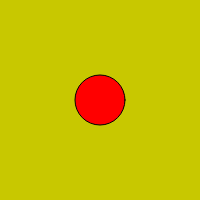
Frame 1 (no input)
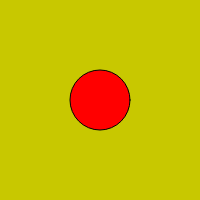
Frame 60 (no input)
Frame 120 (the mouse pressed at the canvas centre since frame 60): identical to frame 1, image omitted

The p5.js sketch that drew these frames (run headless with seeded random() and noise() and a simulated clock; from frame 60 on, the mouse is pressed at the canvas centre):

// p5.js sketch
// ── sketch.js
// 練習問題「心臓の鼓動のように大きくなったり小さくなったりする円」
let count;
let cycle;

function setup(){
  createCanvas(200, 200);
  count = 0;
  cycle = 100;
}

function draw(){
  background(200, 200, 0);
  count = (count + 1) % cycle;
  // BLANK[1]
  let size;
  // if(count < cycle / 2){
  //   size = count;
  // }
  // else{
  //   size = cycle - count;
  // }
  size = constrain(count, 50, 70);
  fill(255, 0, 0)
  ellipse(width / 2, height / 2, size);
}
